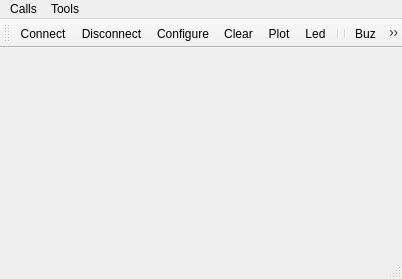
<?xml version="1.0" encoding="UTF-8"?>
<ui version="4.0">
 <class>MainWindow</class>
 <widget class="QMainWindow" name="MainWindow">
  <property name="geometry">
   <rect>
    <x>0</x>
    <y>0</y>
    <width>402</width>
    <height>279</height>
   </rect>
  </property>
  <property name="minimumSize">
   <size>
    <width>402</width>
    <height>279</height>
   </size>
  </property>
  <property name="windowTitle">
   <string>Simple Terminal</string>
  </property>
  <widget class="QWidget" name="centralWidget">
   <layout class="QVBoxLayout" name="verticalLayout"/>
  </widget>
  <widget class="QMenuBar" name="menuBar">
   <property name="geometry">
    <rect>
     <x>0</x>
     <y>0</y>
     <width>402</width>
     <height>26</height>
    </rect>
   </property>
   <widget class="QMenu" name="menuCalls">
    <property name="title">
     <string>Calls</string>
    </property>
    <addaction name="actionConnect"/>
    <addaction name="actionDisconnect"/>
    <addaction name="separator"/>
    <addaction name="actionQuit"/>
   </widget>
   <widget class="QMenu" name="menuTools">
    <property name="title">
     <string>Tools</string>
    </property>
    <addaction name="actionConfigure"/>
    <addaction name="actionClear"/>
    <addaction name="actionPlot"/>
   </widget>
   <addaction name="menuCalls"/>
   <addaction name="menuTools"/>
  </widget>
  <widget class="QToolBar" name="mainToolBar">
   <attribute name="toolBarArea">
    <enum>TopToolBarArea</enum>
   </attribute>
   <attribute name="toolBarBreak">
    <bool>false</bool>
   </attribute>
   <addaction name="actionConnect"/>
   <addaction name="actionDisconnect"/>
   <addaction name="actionConfigure"/>
   <addaction name="actionClear"/>
   <addaction name="actionPlot"/>
   <addaction name="actionLed"/>
   <addaction name="separator"/>
   <addaction name="separator"/>
   <addaction name="actionBuz"/>
   <addaction name="separator"/>
   <addaction name="actionSendString"/>
  </widget>
  <widget class="QStatusBar" name="statusBar"/>
  <action name="actionAbout">
   <property name="text">
    <string>&amp;About</string>
   </property>
   <property name="toolTip">
    <string>About program</string>
   </property>
   <property name="shortcut">
    <string>Alt+A</string>
   </property>
  </action>
  <action name="actionAboutQt">
   <property name="text">
    <string>About Qt</string>
   </property>
  </action>
  <action name="actionConnect">
   <property name="icon">
    <iconset resource="terminal.qrc">
     <normaloff>:/images/connect.png</normaloff>:/images/connect.png</iconset>
   </property>
   <property name="text">
    <string>C&amp;onnect</string>
   </property>
   <property name="toolTip">
    <string>Connect to serial port</string>
   </property>
   <property name="shortcut">
    <string>Ctrl+O</string>
   </property>
  </action>
  <action name="actionDisconnect">
   <property name="icon">
    <iconset resource="terminal.qrc">
     <normaloff>:/images/disconnect.png</normaloff>:/images/disconnect.png</iconset>
   </property>
   <property name="text">
    <string>&amp;Disconnect</string>
   </property>
   <property name="toolTip">
    <string>Disconnect from serial port</string>
   </property>
   <property name="shortcut">
    <string>Ctrl+D</string>
   </property>
  </action>
  <action name="actionConfigure">
   <property name="icon">
    <iconset resource="terminal.qrc">
     <normaloff>:/images/settings.png</normaloff>:/images/settings.png</iconset>
   </property>
   <property name="text">
    <string>&amp;Configure</string>
   </property>
   <property name="toolTip">
    <string>Configure serial port</string>
   </property>
   <property name="shortcut">
    <string>Alt+C</string>
   </property>
  </action>
  <action name="actionClear">
   <property name="icon">
    <iconset resource="terminal.qrc">
     <normaloff>:/images/clear.png</normaloff>:/images/clear.png</iconset>
   </property>
   <property name="text">
    <string>C&amp;lear</string>
   </property>
   <property name="toolTip">
    <string>Clear data</string>
   </property>
   <property name="shortcut">
    <string>Alt+L</string>
   </property>
  </action>
  <action name="actionQuit">
   <property name="icon">
    <iconset resource="terminal.qrc">
     <normaloff>:/images/application-exit.png</normaloff>:/images/application-exit.png</iconset>
   </property>
   <property name="text">
    <string>&amp;Quit</string>
   </property>
   <property name="shortcut">
    <string>Ctrl+Q</string>
   </property>
  </action>
  <action name="actionPlot">
   <property name="icon">
    <iconset resource="terminal.qrc">
     <normaloff>:/images/plot.png</normaloff>:/images/plot.png</iconset>
   </property>
   <property name="text">
    <string>Plot</string>
   </property>
   <property name="shortcut">
    <string>P</string>
   </property>
  </action>
  <action name="actionLed">
   <property name="icon">
    <iconset>
     <normaloff>C:/Users/QUAN/source/repos/UART-CS/software/UART-CS/bin/Debug/Image/2.png</normaloff>C:/Users/QUAN/source/repos/UART-CS/software/UART-CS/bin/Debug/Image/2.png</iconset>
   </property>
   <property name="text">
    <string>Led</string>
   </property>
   <property name="toolTip">
    <string>divice</string>
   </property>
   <property name="shortcut">
    <string>P</string>
   </property>
  </action>
  <action name="actionBuz">
   <property name="icon">
    <iconset>
     <normaloff>C:/Users/QUAN/source/repos/UART-CS/software/UART-CS/bin/Debug/Image/3.jpg</normaloff>C:/Users/QUAN/source/repos/UART-CS/software/UART-CS/bin/Debug/Image/3.jpg</iconset>
   </property>
   <property name="text">
    <string>Buz</string>
   </property>
   <property name="toolTip">
    <string>device</string>
   </property>
   <property name="shortcut">
    <string>P</string>
   </property>
  </action>
  <action name="actionSendString">
   <property name="icon">
    <iconset>
     <normaloff>C:/Users/QUAN/Downloads/string-icon-23.jpg</normaloff>C:/Users/QUAN/Downloads/string-icon-23.jpg</iconset>
   </property>
   <property name="text">
    <string>String</string>
   </property>
   <property name="toolTip">
    <string>device</string>
   </property>
   <property name="shortcut">
    <string>P</string>
   </property>
  </action>
 </widget>
 <layoutdefault spacing="6" margin="11"/>
 <resources>
  <include location="terminal.qrc"/>
 </resources>
 <connections/>
</ui>
